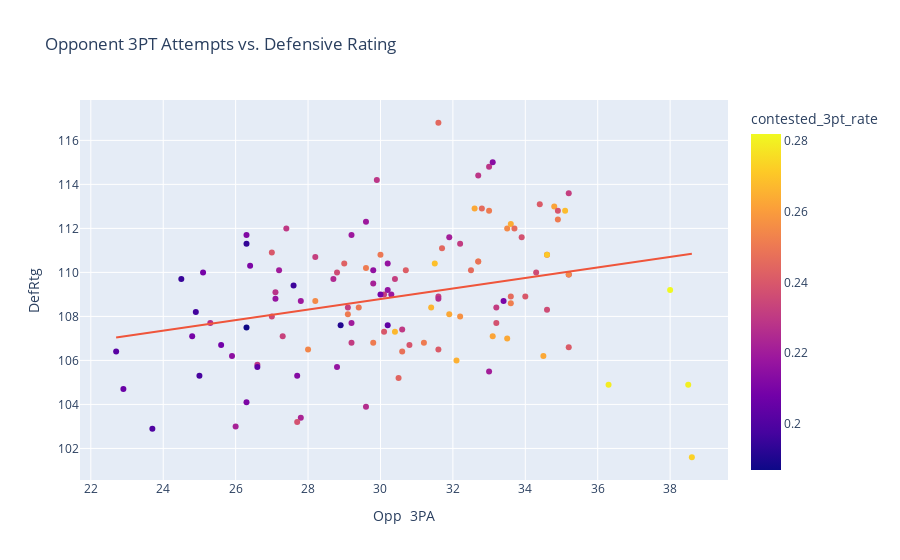

Source (notebook cell):
### Code cell
fig = px.scatter(all_stats, x='Opp  3PA', y='DefRtg', title='Opponent 3PT Attempts vs. Defensive Rating',
                color='contested_3pt_rate', trendline='ols', hover_data=['TEAM'])

fig.show()

results = px.get_trendline_results(fig)
results.px_fit_results.iloc[0].summary()

### Figure 1 — Plotly figure (JSON) as saved in the notebook; plotly's stock layout.template omitted (floating-point values rounded to 4 significant figures)
{"data": [{"customdata": [["2017 Atlanta Hawks"], ["2017 Boston Celtics"], ["2017 Brooklyn Nets"], ["2017 Charlotte Hornets"], ["2017 Chicago Bulls"], ["2017 Cleveland Cavaliers"], ["2017 Dallas Mavericks"], ["2017 Denver Nuggets"], ["2017 Detroit Pistons"], ["2017 Golden State Warriors"], ["2017 Houston Rockets"], ["2017 Indiana Pacers"], ["2017 LA Clippers"], ["2017 Los Angeles Lakers"], ["2017 Memphis Grizzlies"], ["2017 Miami Heat"], ["2017 Milwaukee Bucks"], ["2017 Minnesota Timberwolves"], ["2017 New Orleans Pelicans"], ["2017 New York Knicks"], ["2017 Oklahoma City Thunder"], ["2017 Orlando Magic"], ["2017 Philadelphia 76ers"], ["2017 Phoenix Suns"], ["2017 Portland Trail Blazers"], ["2017 Sacramento Kings"], ["2017 San Antonio Spurs"], ["2017 Toronto Raptors"], ["2017 Utah Jazz"], ["2017 Washington Wizards"], ["2018 Atlanta Hawks"], ["2018 Boston Celtics"], ["2018 Brooklyn Nets"], ["2018 Charlotte Hornets"], ["2018 Chicago Bulls"], ["2018 Cleveland Cavaliers"], ["2018 Dallas Mavericks"], ["2018 Denver Nuggets"], ["2018 Detroit Pistons"], ["2018 Golden State Warriors"], ["2018 Houston Rockets"], ["2018 Indiana Pacers"], ["2018 LA Clippers"], ["2018 Los Angeles Lakers"], ["2018 Memphis Grizzlies"], ["2018 Miami Heat"], ["2018 Milwaukee Bucks"], ["2018 Minnesota Timberwolves"], ["2018 New Orleans Pelicans"], ["2018 New York Knicks"], ["2018 Oklahoma City Thunder"], ["2018 Orlando Magic"], ["2018 Philadelphia 76ers"], ["2018 Phoenix Suns"], ["2018 Portland Trail Blazers"], ["2018 Sacramento Kings"], ["2018 San Antonio Spurs"], ["2018 Toronto Raptors"], ["2018 Utah Jazz"], ["2018 Washington Wizards"], ["2019 Atlanta Hawks"], ["2019 Boston Celtics"], ["2019 Brooklyn Nets"], ["2019 Charlotte Hornets"], ["2019 Chicago Bulls"], ["2019 Cleveland Cavaliers"], ["2019 Dallas Mavericks"], ["2019 Denver Nuggets"], ["2019 Detroit Pistons"], ["2019 Golden State Warriors"], ["2019 Houston Rockets"], ["2019 Indiana Pacers"], ["2019 LA Clippers"], ["2019 Los Angeles Lakers"], ["2019 Memphis Grizzlies"], ["2019 Miami Heat"], ["2019 Milwaukee Bucks"], ["2019 Minnesota Timberwolves"], ["2019 New Orleans Pelicans"], ["2019 New York Knicks"], ["2019 Oklahoma City Thunder"], ["2019 Orlando Magic"], ["2019 Philadelphia 76ers"], ["2019 Phoenix Suns"], ["2019 Portland Trail Blazers"], ["2019 Sacramento Kings"], ["2019 San Antonio Spurs"], ["2019 Toronto Raptors"], ["2019 Utah Jazz"], ["2019 Washington Wizards"], ["2020 Atlanta Hawks"], ["2020 Boston Celtics"], ["2020 Brooklyn Nets"], ["2020 Charlotte Hornets"], ["2020 Chicago Bulls"], ["2020 Cleveland Cavaliers"], ["2020 Dallas Mavericks"], ["2020 Denver Nuggets"], ["2020 Detroit Pistons"], ["2020 Golden State Warriors"], ["2020 Houston Rockets"], ["2020 Indiana Pacers"], ["2020 LA Clippers"], ["2020 Los Angeles Lakers"], ["2020 Memphis Grizzlies"], ["2020 Miami Heat"], ["2020 Milwaukee Bucks"], ["2020 Minnesota Timberwolves"], ["2020 New Orleans Pelicans"], ["2020 New York Knicks"], ["2020 Oklahoma City Thunder"], ["2020 Orlando Magic"], ["2020 Philadelphia 76ers"], ["2020 Phoenix Suns"], ["2020 Portland Trail Blazers"], ["2020 Sacramento Kings"], ["2020 San Antonio Spurs"], ["2020 Toronto Raptors"], ["2020 Utah Jazz"], ["2020 Washington Wizards"]], "hovertemplate": "Opp  3PA=%{x}<br>DefRtg=%{y}<br>TEAM=%{customdata[0]}<br>contested_3pt_rate=%{marker.color}<extra></extra>", "legendgroup": "", "marker": {"color": [0.244, 0.235, 0.22, 0.266, 0.215, 0.225, 0.226, 0.212, 0.208, 0.223, 0.232, 0.251, 0.187, 0.23, 0.254, 0.202, 0.255, 0.24, 0.251, 0.232, 0.209, 0.211, 0.197, 0.194, 0.209, 0.25, 0.2, 0.233, 0.206, 0.217, 0.242, 0.238, 0.195, 0.232, 0.261, 0.245, 0.25, 0.236, 0.239, 0.231, 0.217, 0.267, 0.217, 0.24, 0.243, 0.229, 0.228, 0.251, 0.23, 0.232, 0.248, 0.196, 0.226, 0.219, 0.203, 0.269, 0.211, 0.198, 0.222, 0.22, 0.241, 0.263, 0.219, 0.255, 0.251, 0.245, 0.246, 0.263, 0.219, 0.252, 0.216, 0.265, 0.217, 0.24, 0.257, 0.262, 0.279, 0.264, 0.246, 0.263, 0.241, 0.204, 0.209, 0.229, 0.222, 0.24, 0.248, 0.251, 0.213, 0.246, 0.229, 0.263, 0.236, 0.268, 0.232, 0.229, 0.236, 0.246, 0.219, 0.262, 0.226, 0.238, 0.241, 0.221, 0.255, 0.282, 0.273, 0.221, 0.238, 0.251, 0.231, 0.21, 0.191, 0.231, 0.232, 0.271, 0.239, 0.28, 0.226, 0.214], "coloraxis": "coloraxis", "symbol": "circle"}, "mode": "markers", "name": "", "orientation": "v", "showlegend": false, "type": "scatter", "x": [30.5, 27, 27.2, 31.4, 25.9, 28.7, 25.3, 26.3, 25.6, 27.8, 29.1, 29.1, 26.3, 27.4, 28, 22.7, 28.2, 27, 29.8, 28.2, 24.8, 26.4, 24.9, 26.3, 25.1, 30, 23.7, 27.3, 22.9, 27.1, 30.7, 27.7, 24.5, 30.1, 32.7, 31.7, 29.4, 28.8, 30.8, 29.2, 28.8, 30.4, 30.2, 30.1, 29, 26.6, 27.1, 29.6, 30.6, 30.4, 30.6, 27.6, 29.6, 29.2, 26.6, 31.5, 26.3, 25, 26, 29.2, 34.4, 33.5, 30.3, 33.5, 33, 31.6, 32.5, 31.9, 27.8, 33.6, 29.8, 32.1, 30.2, 34, 32.2, 33.1, 36.3, 33.6, 33.7, 32.6, 31.6, 30.2, 30, 29.9, 29.8, 34.6, 32.7, 31.2, 27.7, 32.8, 32.7, 34.5, 34.6, 35.1, 31.6, 33, 34.3, 33.6, 29.6, 34.8, 35.2, 33.2, 35.2, 33, 35.2, 38, 38.6, 31.9, 33.9, 34.9, 33.2, 33.4, 28.9, 32.2, 35.2, 34.6, 34.9, 38.5, 31.6, 33.1], "xaxis": "x", "y": [105.2, 108, 110.1, 108.4, 106.2, 109.7, 107.7, 111.7, 106.7, 103.4, 108.4, 108.1, 107.5, 112, 106.5, 106.4, 108.7, 110.9, 106.8, 110.7, 107.1, 110.3, 108.2, 111.3, 110, 110.8, 102.9, 107.1, 104.7, 108.8, 110.1, 103.2, 109.7, 109, 110.5, 111.1, 108.4, 110, 106.7, 106.8, 105.7, 107.3, 109.2, 107.3, 110.4, 105.8, 109.1, 110.2, 107.4, 109.7, 106.4, 109.4, 103.9, 111.7, 105.7, 110.4, 104.1, 105.3, 103, 107.7, 113.1, 107, 109, 112, 112.8, 116.8, 110.1, 108.1, 108.7, 108.6, 110.1, 106, 110.4, 108.9, 108, 107.1, 104.9, 112.2, 112, 112.9, 106.5, 107.6, 109, 114.2, 109.5, 110.8, 110.5, 106.8, 105.3, 112.9, 114.4, 106.2, 108.3, 112.8, 108.9, 114.8, 110, 108.9, 112.3, 113, 109.9, 107.7, 106.6, 105.5, 109.9, 109.2, 101.6, 111.6, 111.6, 112.4, 108.4, 108.7, 107.6, 111.3, 113.6, 110.8, 112.8, 104.9, 108.8, 115], "yaxis": "y"}, {"hovertemplate": "<b>OLS trendline</b><br>DefRtg = 0.239691 * Opp  3PA + 101.599<br>R<sup>2</sup>=0.081607<br><br>Opp  3PA=%{x}<br>DefRtg=%{y} <b>(trend)</b><extra></extra>", "legendgroup": "", "marker": {"symbol": "circle"}, "mode": "lines", "name": "", "showlegend": false, "type": "scatter", "x": [22.7, 22.9, 23.7, 24.5, 24.8, 24.9, 25, 25.1, 25.3, 25.6, 25.9, 26, 26.3, 26.3, 26.3, 26.3, 26.4, 26.6, 26.6, 27, 27, 27.1, 27.1, 27.2, 27.3, 27.4, 27.6, 27.7, 27.7, 27.8, 27.8, 28, 28.2, 28.2, 28.7, 28.8, 28.8, 28.9, 29, 29.1, 29.1, 29.2, 29.2, 29.2, 29.4, 29.6, 29.6, 29.6, 29.8, 29.8, 29.8, 29.9, 30, 30, 30.1, 30.1, 30.2, 30.2, 30.2, 30.3, 30.4, 30.4, 30.5, 30.6, 30.6, 30.7, 30.8, 31.2, 31.4, 31.5, 31.6, 31.6, 31.6, 31.6, 31.7, 31.9, 31.9, 32.1, 32.2, 32.2, 32.5, 32.6, 32.7, 32.7, 32.7, 32.8, 33, 33, 33, 33.1, 33.1, 33.2, 33.2, 33.4, 33.5, 33.5, 33.6, 33.6, 33.6, 33.7, 33.9, 34, 34.3, 34.4, 34.5, 34.6, 34.6, 34.6, 34.8, 34.9, 34.9, 35.1, 35.2, 35.2, 35.2, 35.2, 36.3, 38, 38.5, 38.6], "xaxis": "x", "y": [107.0, 107.1, 107.3, 107.5, 107.5, 107.6, 107.6, 107.6, 107.7, 107.7, 107.8, 107.8, 107.9, 107.9, 107.9, 107.9, 107.9, 108.0, 108.0, 108.1, 108.1, 108.1, 108.1, 108.1, 108.1, 108.2, 108.2, 108.2, 108.2, 108.3, 108.3, 108.3, 108.4, 108.4, 108.5, 108.5, 108.5, 108.5, 108.5, 108.6, 108.6, 108.6, 108.6, 108.6, 108.6, 108.7, 108.7, 108.7, 108.7, 108.7, 108.7, 108.8, 108.8, 108.8, 108.8, 108.8, 108.8, 108.8, 108.8, 108.9, 108.9, 108.9, 108.9, 108.9, 108.9, 109.0, 109.0, 109.1, 109.1, 109.1, 109.2, 109.2, 109.2, 109.2, 109.2, 109.2, 109.2, 109.3, 109.3, 109.3, 109.4, 109.4, 109.4, 109.4, 109.4, 109.5, 109.5, 109.5, 109.5, 109.5, 109.5, 109.6, 109.6, 109.6, 109.6, 109.6, 109.7, 109.7, 109.7, 109.7, 109.7, 109.7, 109.8, 109.8, 109.9, 109.9, 109.9, 109.9, 109.9, 110.0, 110.0, 110.0, 110.0, 110.0, 110.0, 110.0, 110.3, 110.7, 110.8, 110.9], "yaxis": "y"}], "layout": {"coloraxis": {"colorbar": {"title": {"text": "contested_3pt_rate"}}, "colorscale": [[0, "#0d0887"], [0.1111, "#46039f"], [0.2222, "#7201a8"], [0.3333, "#9c179e"], [0.4444, "#bd3786"], [0.5556, "#d8576b"], [0.6667, "#ed7953"], [0.7778, "#fb9f3a"], [0.8889, "#fdca26"], [1, "#f0f921"]]}, "legend": {"tracegroupgap": 0}, "title": {"text": "Opponent 3PT Attempts vs. Defensive Rating"}, "xaxis": {"anchor": "y", "domain": [0, 1], "title": {"text": "Opp  3PA"}}, "yaxis": {"anchor": "x", "domain": [0, 1], "title": {"text": "DefRtg"}}}}
